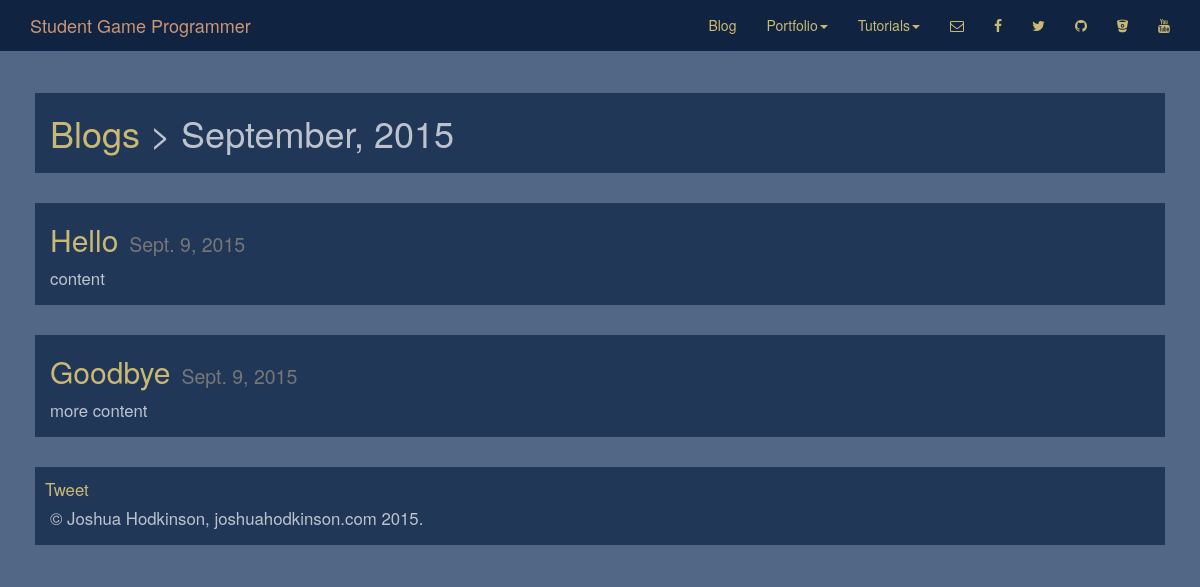
The app's page /blog/date/2015/9/, older data.
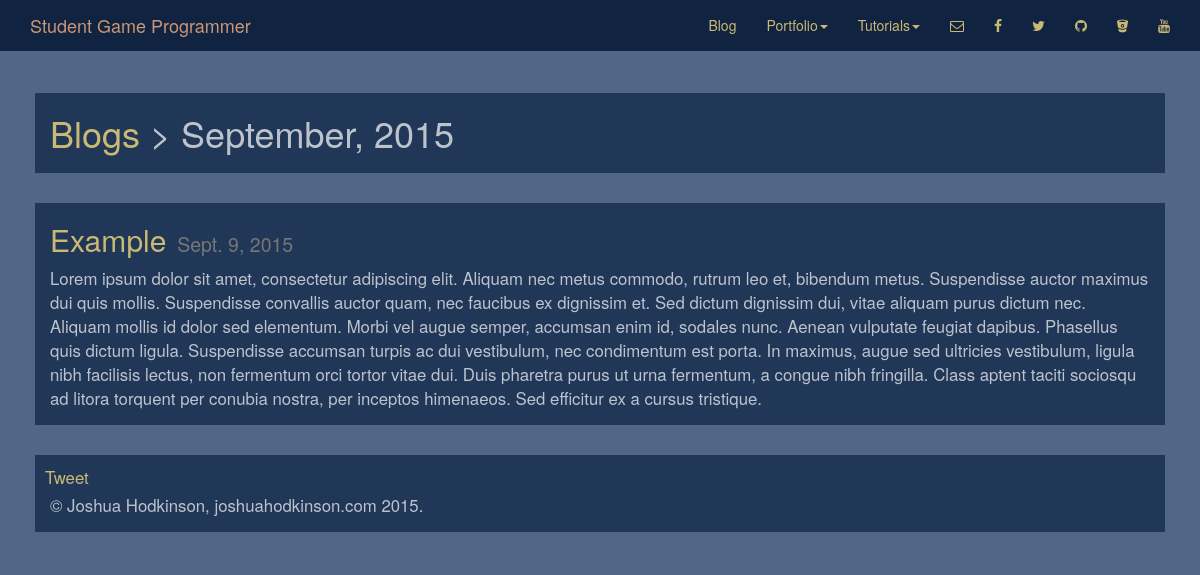
The same page, newer data.
### blog/models.py (models this page shows, shortened)
class Blog(models.Model):
	title = models.CharField(max_length=50)
	slug = models.SlugField(max_length=50, unique=True)
	body = models.TextField()
	posted = models.DateField(auto_now_add=True)
	category = models.ForeignKey('blog.Category', blank=True, null=True)
	tags = models.ManyToManyField('blog.Tag')
	@permalink
	def get_absolute_url(self):
		return ('blog-post', None, {'slug':self.slug, 'id':self.id,})
	class Meta:
		verbose_name = "Post"
		verbose_name_plural = "Posts"
		ordering = ["-posted"]

### blog/views.py (the view)
# urls.py: url(r'^date/(?P<year>[0-9]{4})/(?P<month>[0-9])/$', 'blog.views.dates', name='blog-date'),
def dates(request, year, month):
	collection = Blog.objects.filter(posted__year=year, posted__month=month)
	return render(request, "blog/list.html", {
			'title' : month_name[int(month)] + ", " + year,
			'list' : collection,
			'posts' : collection
		})

### blog/templates/blog/list.html (shortened to what this page needs)
{% extends "base.html"%}
{% load staticfiles %}
{% load  markdown_deux_tags %}
{% block content%}
	<div class="container" style="margin-top: 78px;">
		<div class="row content">
			<H1><a href="{% url 'blog' %}">Blogs</a> > {{title}}</H1>
		</div>
		<div class="row">
			{% if posts %}
				{% for post in posts %}
					<div class="col-xs-12">
						<div class="content">
							<h2><a href="{{post.get_absolute_url}}" style="color:#cab974;">{{post.title}}</a><small>&nbsp;&nbsp;{{post.posted}}</small></h2>
							<p>{{post.body|markdown}}</p>
						</div>
					</div>
				{% endfor %}
			{% endif %}
		</div>
	</div>
{% endblock %}

Row changes from the older to the newer data that the page shows:
removed Blog: title "Hello", posted "Sept. 9, 2015", body "content"
removed Blog: title "Goodbye", posted "Sept. 9, 2015", body "more content"
now on this page (row edited): Blog: title "Example", posted "Sept. 9, 2015", body "Lorem ipsum dolor sit amet, consectetur adipiscing elit. Aliquam nec metus commodo, rutrum leo et, bibendum metus. Suspendisse auctor maximus dui quis mollis. Suspendisse convallis auctor quam, nec faucibus ex dignissim et. Sed dictum dignissim dui, vitae aliquam purus dictum nec. Aliquam mollis id dolor sed elementum. Morbi vel augue semper, accumsan enim id, sodales nunc. Aenean vulputate feugiat dapibus. Phasellus quis dictum ligula. Suspendisse accumsan turpis ac dui vestibulum, nec condimentum est porta. In maximus, augue sed ultricies vestibulum, ligula nibh facilisis lectus, non fermentum orci tortor vitae dui. Duis pharetra purus ut urna fermentum, a congue nibh fringilla. Class…"
